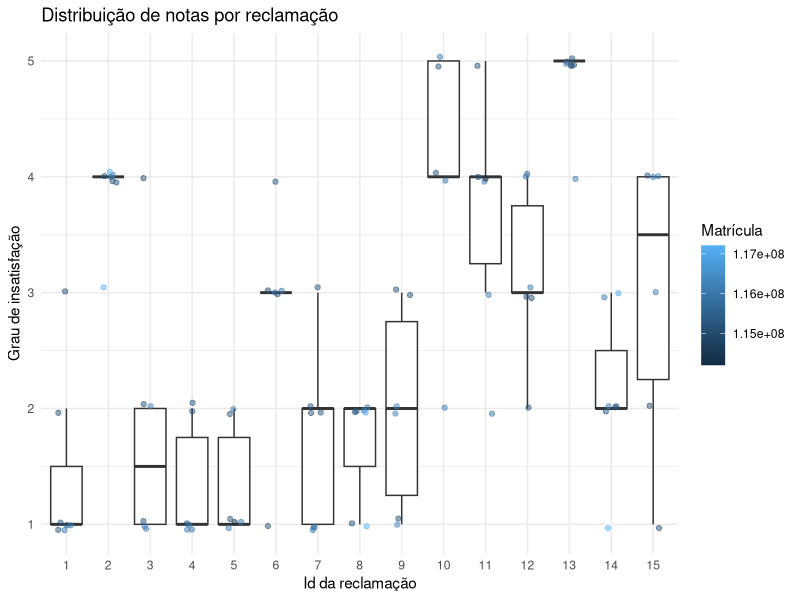
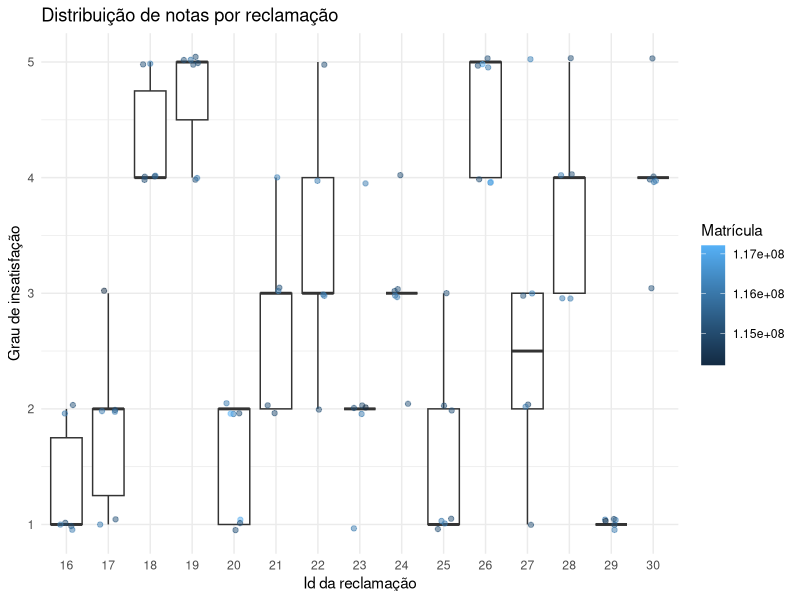
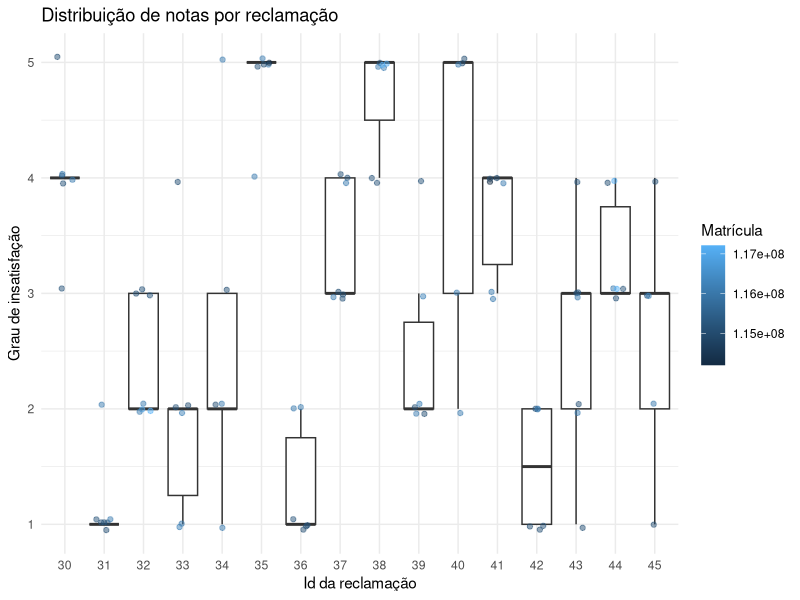
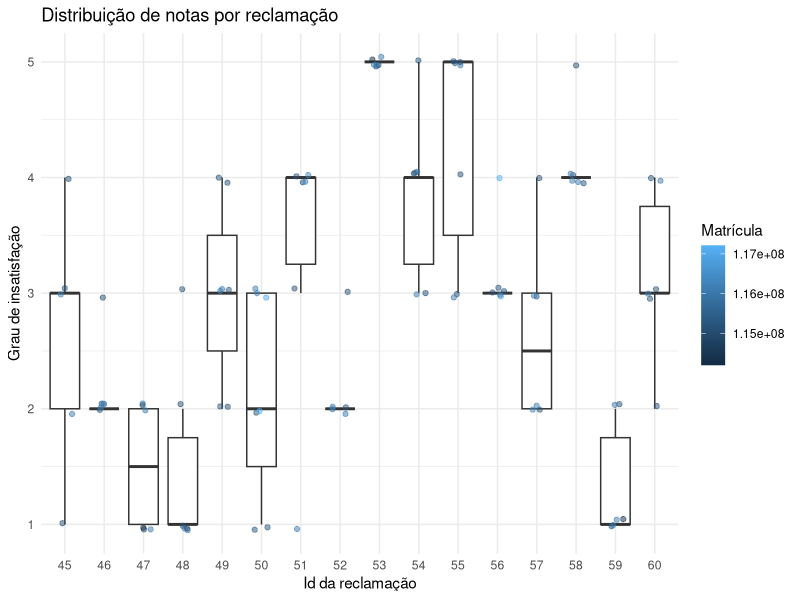

Recreate these plots in R, in order.
## ---- chunk 1
library(tidyverse)
library(here)
theme_set(theme_minimal())

## ---- chunk 2
avaliacao_humana = read_csv("../data/3-avaliacao-humana/avaliacoes-20181030.csv")

## ---- chunk 3

## ---- chunk 4
avaliacao_humana %>% 
    group_by(`ID da reclamação`) %>% 
    arrange(`ID da reclamação`) %>% 
    summarise(media_reclamacao = mean(`Grau de insatisfação`),
              mediana_reclamacao = median(`Grau de insatisfação`),
              desvio = sd(`Grau de insatisfação`))
## ---- chunk 5
distribuicao_avaliacao <- function(filtro) {
    result <- avaliacao_humana %>% 
        filter(`ID da reclamação` %in% filtro) %>% 
        
        ggplot(aes(x = reorder(`ID da reclamação`, `ID da reclamação`),
                   y = `Grau de insatisfação`,
                   color = Matrícula)) +
        geom_boxplot(outlier.colour = NA) + 
        geom_jitter(width = .2, alpha = .5, height = 0.05) + 
        labs(title = "Distribuição de notas por reclamação",
             x = "Id da reclamação")
    
    return(result)
}
## ---- chunk 6
distribuicao_avaliacao(1:15)
## ---- chunk 7
distribuicao_avaliacao(16:30)
## ---- chunk 8
distribuicao_avaliacao(30:45)
## ---- chunk 9
distribuicao_avaliacao(45:60)
